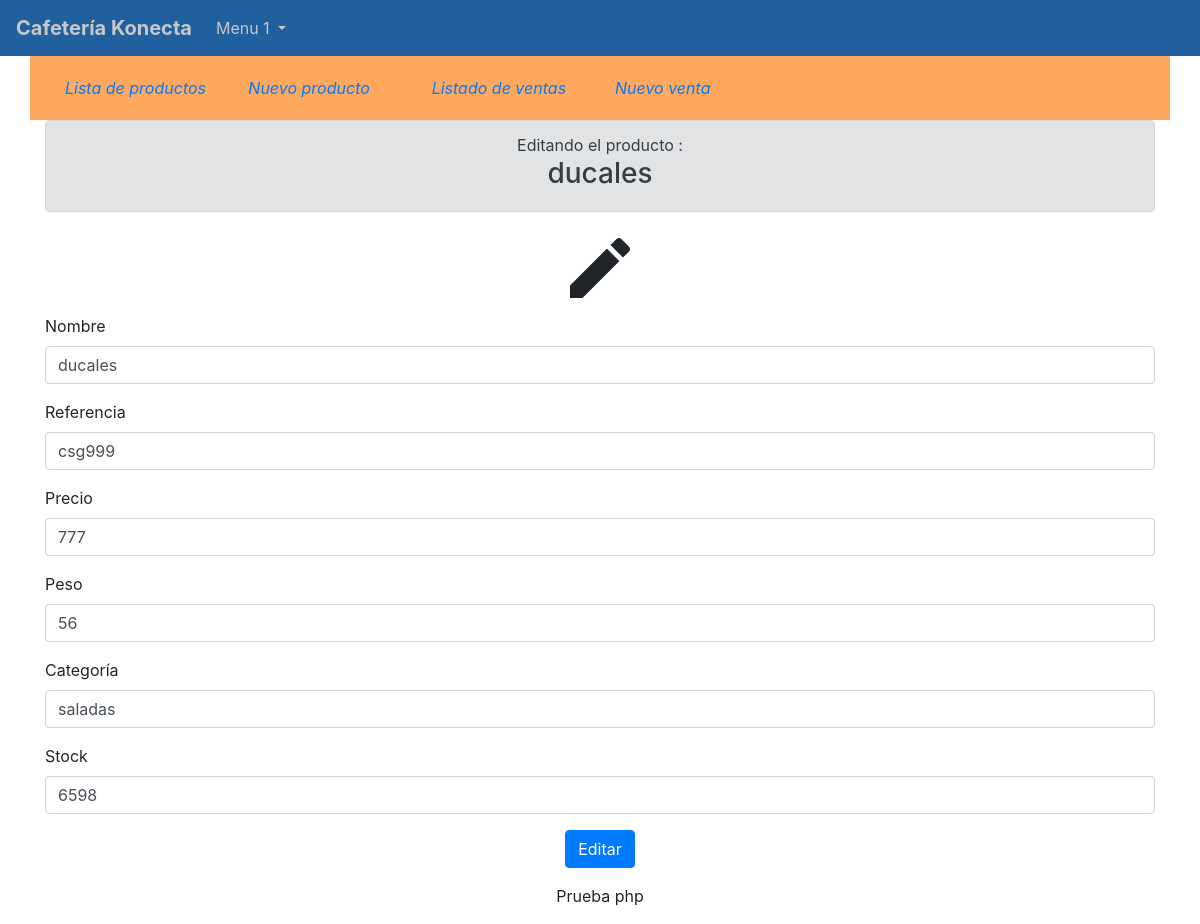
The app's page /index.php?page=editar&id=1&folder=productos, older data.
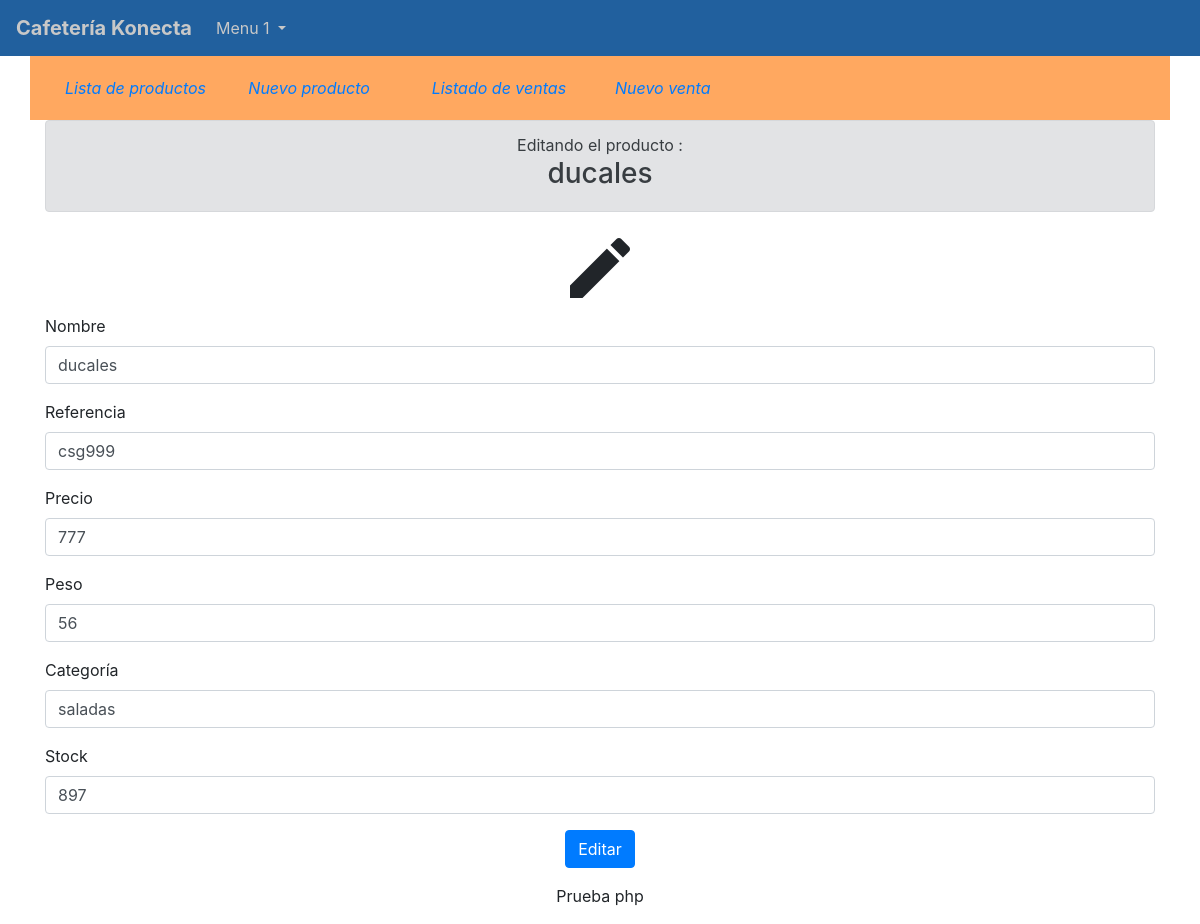
The same page, newer data.
### tables this page shows
CREATE TABLE IF NOT EXISTS `productos` (
  `id` int(11) NOT NULL AUTO_INCREMENT,
  `nombre` varchar(250) NOT NULL,
  `referencia` varchar(250) NOT NULL,
  `precio` int(11) NOT NULL,
  `peso` int(11) NOT NULL,
  `categoria` varchar(100) NOT NULL,
  `stock` int(11) NOT NULL,
  `create_date` date NOT NULL,
  PRIMARY KEY (`id`)
);

### index.php (called while the page is built, shortened)
<?php
	include 'views/base_header.php';
	$page   =isset($_GET['page'])?$_GET['page']:'listado';
	$folder =isset($_GET['folder'])?$_GET['folder']:'productos';;
	include 'views/'.$folder.'/'.$page.'.php';
	include 'views/base_footer.php';

### config/conexion.php (called while the page is built, shortened)
<?php
	class Conexion{
        private $password;
		private $dataBase;
		private $host;
		private $user;
		public function __construct(){
			$this->host     ="localhost";
			$this->user     ="root";
			$this->password ="";
			$this->dataBase ="konectacafe";
		}
		public function conectarse(){
			$enlace = mysqli_connect($this->host, $this->user, $this->password, $this->dataBase);
			return($enlace);
		}
	}
?>

### model/Product_model.php (called while the page is built, shortened)
<?php
	include dirname(__file__,2)."/config/conexion.php";
	class Product
	{
		private $link;
		function __construct()
		{
			$this->conn   = new Conexion();
			$this->link   = $this->conn->conectarse();
		}
		public function getProductById($id=NULL){
			if(!empty($id)){
				$query  ="SELECT * FROM productos WHERE id=".$id;
				$result =mysqli_query($this->link,$query);
				$data   =array();
				while ($data[]=mysqli_fetch_assoc($result));
				array_pop($data);
				return $data;
			}else{
				return false;
			}
		}
    }
?>

### views/productos/editar.php (the view, shortened to what this page needs)
<?php
  include './model/Product_model.php';
  $producto     = new Product();
  $id       = isset($_GET['id'])?$_GET['id']:null;
  $productos    = $producto->getProductById($id);
  if($productos){
    $nombre     =$productos[0]['nombre'];
    $referencia =$productos[0]['referencia'];
    $precio    =$productos[0]['precio'];
    $peso    =$productos[0]['peso'];
    $categoria    =$productos[0]['categoria'];
    $stock    =$productos[0]['stock'];
  }
	include 'toolbar.php';
?>
<form action="./controller/Productos.php?folder=<?= $_GET['folder']; ?>" method="POST">
  <div class="row">
    <div class="col text-center">
    <div class="alert alert-secondary" role="alert">
        Editando el producto :<h3> <?php echo $nombre ?></h3>
        </div>
      <i class="material-icons" style="font-size: 80px;">edit</i>
    </div>
  </div>
  <div class="form-group">
  	 <label for="nombre">Nombre</label>
    <input type="text" class="form-control" id="nombre" name="nombre" placeholder="Nombre del producto" autofocus required value="<?php echo $nombre; ?>">
  </div>
  <div class="form-group">
  	 <label for="referencia">Referencia</label>
    <input type="text" class="form-control" id="referencia" name="referencia" placeholder="referencia del producto" required value="<?php echo $referencia; ?>">
  </div>
  <div class="form-group">
  	 <label for="precio">Precio</label>
    <input type="number" class="form-control" id="precio" name="precio" placeholder="Precio del producto" required value="<?php echo $precio; ?>">
  </div>
  <div class="form-group">
  	 <label for="peso">Peso</label>
    <input type="number" class="form-control" id="peso" name="peso" placeholder="Peso del producto" required value="<?php echo $peso; ?>">
  </div>
  <div class="form-group">
  	 <label for="categoria">Categoría</label>
    <input type="text" class="form-control" id="categoria" name="categoria" placeholder="Categoría del producto" required value="<?php echo $categoria; ?>">
  </div>
  <div class="form-group">
  	 <label for="stock">Stock</label>
    <input type="number" class="form-control" id="stock" name="stock" placeholder="Stock del producto" required value="<?php echo $stock; ?>">
  </div>
  <div class="form-group text-center">
  	<input type="submit" name="edit" value="Editar" class="btn btn-primary">
  </div>
</form>

Row changes from the older to the newer data that the page shows:
changed productos "ducales": stock "6598" → "897"
